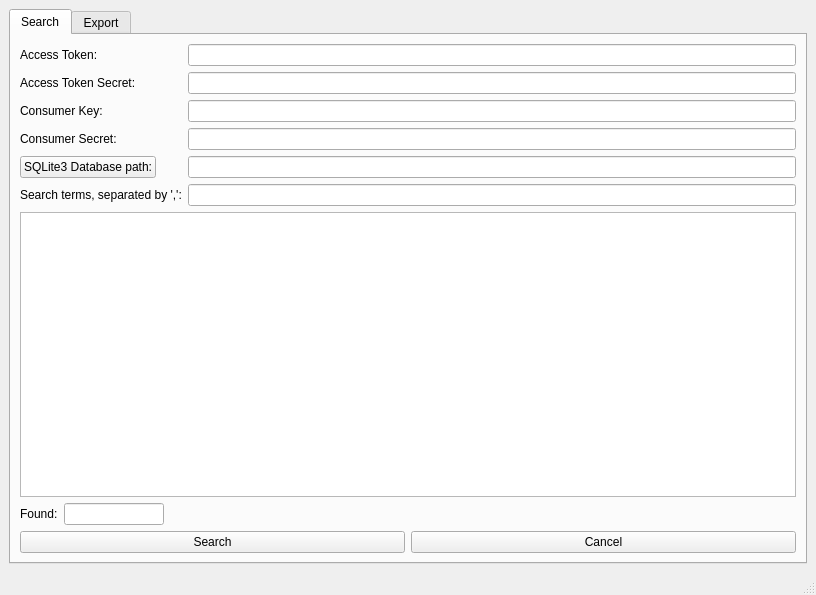
<?xml version="1.0" encoding="UTF-8"?>
<ui version="4.0">
 <class>MainWindow</class>
 <widget class="QMainWindow" name="MainWindow">
  <property name="geometry">
   <rect>
    <x>0</x>
    <y>0</y>
    <width>816</width>
    <height>595</height>
   </rect>
  </property>
  <property name="windowTitle">
   <string>Grudi Twitter Tool</string>
  </property>
  <property name="windowIcon">
   <iconset>
    <normaloff>grudilogo.png</normaloff>grudilogo.png</iconset>
  </property>
  <widget class="QWidget" name="centralwidget">
   <property name="sizePolicy">
    <sizepolicy hsizetype="Expanding" vsizetype="Expanding">
     <horstretch>0</horstretch>
     <verstretch>0</verstretch>
    </sizepolicy>
   </property>
   <layout class="QGridLayout" name="gridLayout">
    <item row="0" column="0">
     <widget class="QTabWidget" name="tabWidget">
      <property name="palette">
       <palette>
        <active>
         <colorrole role="Light">
          <brush brushstyle="SolidPattern">
           <color alpha="255">
            <red>255</red>
            <green>255</green>
            <blue>255</blue>
           </color>
          </brush>
         </colorrole>
        </active>
        <inactive>
         <colorrole role="Light">
          <brush brushstyle="SolidPattern">
           <color alpha="255">
            <red>255</red>
            <green>255</green>
            <blue>255</blue>
           </color>
          </brush>
         </colorrole>
        </inactive>
        <disabled>
         <colorrole role="Light">
          <brush brushstyle="SolidPattern">
           <color alpha="255">
            <red>255</red>
            <green>255</green>
            <blue>255</blue>
           </color>
          </brush>
         </colorrole>
        </disabled>
       </palette>
      </property>
      <property name="currentIndex">
       <number>0</number>
      </property>
      <widget class="QWidget" name="tabSearch">
       <property name="sizePolicy">
        <sizepolicy hsizetype="Expanding" vsizetype="Expanding">
         <horstretch>0</horstretch>
         <verstretch>0</verstretch>
        </sizepolicy>
       </property>
       <attribute name="title">
        <string>Search</string>
       </attribute>
       <layout class="QVBoxLayout" name="verticalLayout_2">
        <item>
         <layout class="QFormLayout" name="formLayoutSearch">
          <item row="0" column="0">
           <widget class="QLabel" name="labelAccessToken">
            <property name="text">
             <string>Access Token:</string>
            </property>
           </widget>
          </item>
          <item row="0" column="1">
           <widget class="QLineEdit" name="lineAccessToken">
            <property name="readOnly">
             <bool>false</bool>
            </property>
           </widget>
          </item>
          <item row="1" column="0">
           <widget class="QLabel" name="labelAccessTokenSecret">
            <property name="text">
             <string>Access Token Secret:</string>
            </property>
           </widget>
          </item>
          <item row="1" column="1">
           <widget class="QLineEdit" name="lineAccessTokenSecret"/>
          </item>
          <item row="2" column="0">
           <widget class="QLabel" name="labelConsumerKey">
            <property name="text">
             <string>Consumer Key:</string>
            </property>
           </widget>
          </item>
          <item row="2" column="1">
           <widget class="QLineEdit" name="lineConsumerKey"/>
          </item>
          <item row="3" column="0">
           <widget class="QLabel" name="labelConsumerSecret">
            <property name="text">
             <string>Consumer Secret:</string>
            </property>
           </widget>
          </item>
          <item row="3" column="1">
           <widget class="QLineEdit" name="lineConsumerSecret"/>
          </item>
          <item row="4" column="0">
           <widget class="QPushButton" name="pushButtonDatabasePathSearch">
            <property name="text">
             <string>SQLite3 Database path:</string>
            </property>
           </widget>
          </item>
          <item row="4" column="1">
           <widget class="QLineEdit" name="lineDatabasePathSearch"/>
          </item>
          <item row="5" column="0">
           <widget class="QLabel" name="labelSearchTerms">
            <property name="text">
             <string>Search terms, separated by ',':</string>
            </property>
           </widget>
          </item>
          <item row="5" column="1">
           <widget class="QLineEdit" name="lineSearchTerms"/>
          </item>
         </layout>
        </item>
        <item>
         <widget class="QTextEdit" name="textEditOutput">
          <property name="enabled">
           <bool>true</bool>
          </property>
          <property name="readOnly">
           <bool>true</bool>
          </property>
         </widget>
        </item>
        <item>
         <layout class="QFormLayout" name="formLayout">
          <item row="0" column="0">
           <widget class="QLabel" name="labelFound">
            <property name="maximumSize">
             <size>
              <width>100</width>
              <height>16777215</height>
             </size>
            </property>
            <property name="text">
             <string>Found:</string>
            </property>
           </widget>
          </item>
          <item row="0" column="1">
           <widget class="QLineEdit" name="lineEditFound">
            <property name="sizePolicy">
             <sizepolicy hsizetype="Preferred" vsizetype="Fixed">
              <horstretch>0</horstretch>
              <verstretch>0</verstretch>
             </sizepolicy>
            </property>
            <property name="maximumSize">
             <size>
              <width>100</width>
              <height>16777215</height>
             </size>
            </property>
            <property name="readOnly">
             <bool>true</bool>
            </property>
            <property name="clearButtonEnabled">
             <bool>false</bool>
            </property>
           </widget>
          </item>
         </layout>
        </item>
        <item>
         <layout class="QHBoxLayout" name="horizontalLayout_3">
          <item>
           <widget class="QPushButton" name="searchPushButtonSearch">
            <property name="text">
             <string>Search</string>
            </property>
            <property name="checkable">
             <bool>false</bool>
            </property>
            <property name="checked">
             <bool>false</bool>
            </property>
            <property name="autoDefault">
             <bool>false</bool>
            </property>
            <property name="default">
             <bool>false</bool>
            </property>
            <property name="flat">
             <bool>false</bool>
            </property>
           </widget>
          </item>
          <item>
           <widget class="QPushButton" name="cancelPushButtonSearch">
            <property name="text">
             <string>Cancel</string>
            </property>
           </widget>
          </item>
         </layout>
        </item>
       </layout>
      </widget>
      <widget class="QWidget" name="tabExport">
       <property name="sizePolicy">
        <sizepolicy hsizetype="Expanding" vsizetype="Expanding">
         <horstretch>0</horstretch>
         <verstretch>0</verstretch>
        </sizepolicy>
       </property>
       <attribute name="title">
        <string>Export</string>
       </attribute>
       <layout class="QVBoxLayout" name="verticalLayout_3">
        <item>
         <layout class="QFormLayout" name="formLayoutSearch_2">
          <item row="0" column="0">
           <widget class="QPushButton" name="pushButtonDatabasePathExport">
            <property name="text">
             <string>SQLite3 Database path:</string>
            </property>
           </widget>
          </item>
          <item row="0" column="1">
           <widget class="QLineEdit" name="lineDatabasePathExport"/>
          </item>
          <item row="1" column="0">
           <widget class="QLabel" name="labelFieldsExport">
            <property name="text">
             <string>Fields, separated by ',':</string>
            </property>
           </widget>
          </item>
          <item row="1" column="1">
           <widget class="QLineEdit" name="lineFieldsExport"/>
          </item>
          <item row="2" column="0">
           <widget class="QComboBox" name="comboBoxSelectTable">
            <property name="maximumSize">
             <size>
              <width>100</width>
              <height>16777215</height>
             </size>
            </property>
            <item>
             <property name="text">
              <string>Select table:</string>
             </property>
            </item>
           </widget>
          </item>
         </layout>
        </item>
        <item>
         <layout class="QVBoxLayout" name="verticalLayout">
          <item>
           <widget class="QPushButton" name="exportPushButtonExport">
            <property name="text">
             <string>Export</string>
            </property>
            <property name="checkable">
             <bool>false</bool>
            </property>
            <property name="checked">
             <bool>false</bool>
            </property>
            <property name="autoDefault">
             <bool>false</bool>
            </property>
            <property name="default">
             <bool>false</bool>
            </property>
            <property name="flat">
             <bool>false</bool>
            </property>
           </widget>
          </item>
          <item>
           <widget class="QProgressBar" name="progressBarExport">
            <property name="value">
             <number>0</number>
            </property>
           </widget>
          </item>
         </layout>
        </item>
       </layout>
      </widget>
     </widget>
    </item>
   </layout>
  </widget>
  <widget class="QStatusBar" name="statusbar">
   <property name="sizePolicy">
    <sizepolicy hsizetype="Expanding" vsizetype="Expanding">
     <horstretch>0</horstretch>
     <verstretch>0</verstretch>
    </sizepolicy>
   </property>
  </widget>
 </widget>
 <resources/>
 <connections/>
</ui>
